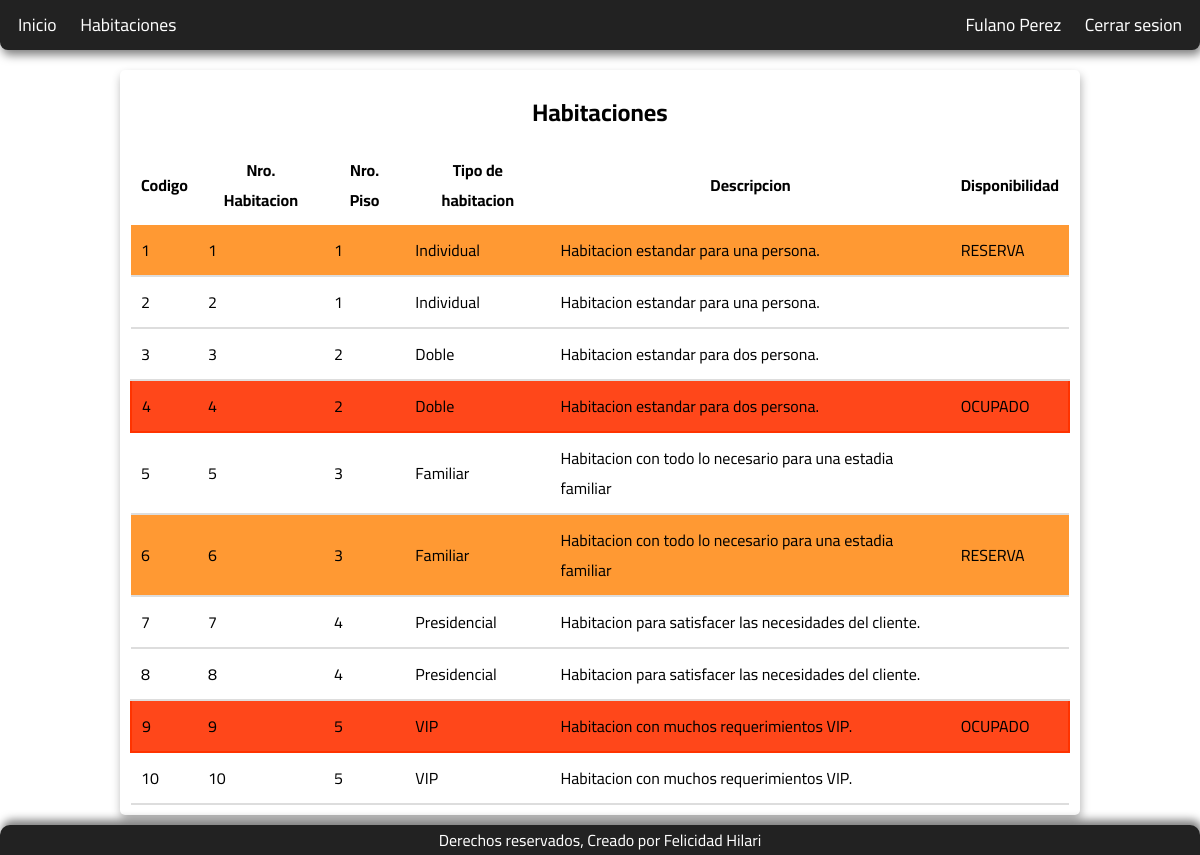
The app's page /habitaciones (signed in) with its own data.
### tables this page shows
CREATE TABLE `HABITACION`
(
	`COD_HABITACION` INT AUTO_INCREMENT NOT NULL,
	`NUMERO` VARCHAR(50) NULL,
	`PISO` INT NULL,
	`TIPO_DISPONIBILIDAD` VARCHAR(50) NULL,
	`TIPO_HABITACION` VARCHAR(50) NULL,
	`DESCRIPCION` VARCHAR(500) NULL,
	CONSTRAINT `PK_HABITACION` PRIMARY KEY (`COD_HABITACION` ASC)
);

### src/Views/View.php (called while the page is built, shortened)
<?php
class View
{
  private $data;
  private $basePath;
  public function __construct(string $basePath = '')
  {
    $this->data = [];
  }
  public function getBasePath()
  {
    return $this->basePath;
  }
  public function setBasePath(string $basePath)
  {
    $this->basePath = $basePath;
    return $this;
  }
  public function get(string $name)
  {
    return $this->data[$name];
  }
  public function render(string $viewName, array $data = []): void
  {
    $this->data = $data;
    $viewFile = VIEWS . $viewName . '.php';
    require $viewFile;
  }
}

### src/Controllers/Controller.php (called while the page is built, shortened)
<?php
class Controller
{
  protected $view;
  public function __construct()
  {
    $this->view = new View();
  }
  public function render(string $viewName, array $data = [])
  {
    $this->view->render($viewName, $data);
  }
}

### src/Controllers/HabitacionController.php (called while the page is built, shortened)
<?php
class HabitacionController extends Controller
{
  public function __construct()
  {
    $this->model = new HabitacionModel();
  }
  public function getAll(Request $request, Response $response): Response
  {
    $habitaciones = $this->model->getAll();
    $this->render('Habitacion/index', ["habitaciones" => $habitaciones]);
    return $response->withStatusCode(StatusCode::OK);
  }
}

### public/index.php (called while the page is built, shortened)
<?php
require __DIR__ . '/../app/autoload.php';
$basePath = str_replace('/' . basename(PATH_PUBLIC), '', $_SERVER['SCRIPT_NAME']);
$app = new App($basePath);
$app->get('/', HomeController::class);
$app->get('/login', [LoginController::class, 'login']);
$app->get('/logout', [LoginController::class, 'logout']);
$app->post('/login', [LoginController::class, 'auth']);
$app->get('/register', [LoginController::class, 'register']);
$app->post('/register', [LoginController::class, 'save']);
$app->get('/habitaciones', [HabitacionController::class, 'getAll']);
$app->get('/clientes', [ClienteController::class, 'getAll']);
$app->get('/perfil', [PerfilController::class, 'perfil']);
$app->run();

### src/Models/Model.php (called while the page is built, shortened)
<?php
class Model
{
  protected $database;
  public function __construct()
  {
    $this->database = new Database();
  }
  protected function selectAllFrom(string $tableName): PDOStatement
  {
    $connection = $this->database->connect();
    $query = "SELECT * FROM $tableName";
    $prepare = $connection->prepare($query);
    $prepare->execute();
    return $prepare;
  }
}

### src/Models/HabitacionModel.php (called while the page is built, shortened)
<?php
class HabitacionModel extends Model implements CrudInterface
{
  public function getAll(): array
  {
    $resultOfQuery = $this->selectAllFrom(self::ENTITIE_NAME);
    return $resultOfQuery->fetchAll(\PDO::FETCH_CLASS, Habitacion::class);
  }
}

### app/autoload.php (called while the page is built, shortened)
<?php
function autoload($class)
{
  $file = SRC . str_replace('\\', '/', $class) . '.php';
}

### src/Entities/Habitacion.php (called while the page is built, shortened)
<?php
class Habitacion extends Entitie
{
  private $COD_HABITACION;
  private $NUMERO;
  private $PISO;
  private $TIPO_DISPONIBILIDAD;
  private $TIPO_HABITACION;
  private $DESCRIPCION;
  public function getDescripcion()
  {
    return $this->DESCRIPCION;
  }
  public function getTipoHabitacion()
  {
    return $this->TIPO_HABITACION;
  }
  public function getTipoDisponibilidad()
  {
    return $this->TIPO_DISPONIBILIDAD;
  }
  public function getPiso()
  {
    return $this->PISO;
  }
  public function getNumero()
  {
    return $this->NUMERO;
  }
  public function getId()
  {
    return $this->COD_HABITACION;
  }
}

### src/Views/Habitacion/index.php (the view)
<!DOCTYPE html>
<html lang="es">
<head>
  <?php require VIEWS . 'Templates/Head.php'; ?>
</head>
<body style="background: url(<?= SERVER_HOST . $this->getBasePath() . '/img/bg-login.jpg' ?>)">
  <div class="root">
    <?php require VIEWS . 'Templates/Header.php'; ?>
    <div class="container">
      <div class="box">
        <div class="row-title">
          <h2>Habitaciones</h2>
        </div>
        <table class="table">
          <thead class="table-head">
            <tr>
              <th>Codigo</th>
              <th>Nro. Habitacion</th>
              <th>Nro. Piso</th>
              <th>Tipo de habitacion</th>
              <th>Descripcion</th>
              <th>Disponibilidad</th>
            </tr>
          </thead>
          <tbody class="table-body">
            <?php foreach ($this->get('habitaciones') as $habitacion) : ?>
              <tr class="<?= strtolower($habitacion->getTipoDisponibilidad()) ?>">
                <td><?= $habitacion->getId() ?></td>
                <td> <?= $habitacion->getNumero() ?></td>
                <td> <?= $habitacion->getPiso() ?></td>
                <td> <?= $habitacion->getTipoHabitacion() ?></td>
                <td> <?= $habitacion->getDescripcion() ?></td>
                <td> <?= $habitacion->getTipoDisponibilidad() ?></td>
              </tr>
            <?php endforeach ?>
          </tbody>
        </table>
      </div>
    </div>
    <?php require VIEWS . 'Templates/Footer.php'; ?>
  </div>
</body>
</html>

### public/styles/app.css (style rules this page uses)
* { box-sizing: border-box; margin: 0; padding: 0; }
body { font-family: "Cairo", sans-serif; }

### public/styles/barnav.css (style rules this page uses)
.root { display: grid; min-height: 100vh; grid-template-rows: auto 1fr auto; }

### public/styles/containers.css (style rules this page uses)
.container { width: 100%; display: flex; align-content: center; }
.container .box { background-color: #fff; margin: auto; padding: 10px; margin-top: 20px; margin-bottom: 10px; max-width: 1000px; width: 80%; border-radius: 5px; box-shadow: 1px 5px 10px rgba(0, 0, 0, 0.3); }
.container .box .row-title { display: flex; justify-content: space-evenly; margin: 10px; }

### public/styles/tables.css (style rules this page uses)
.container .box .table { margin: auto; border-collapse: collapse; border-radius: 5px; }
.container .box .table .table-head tr th , .container .box .table .table-body tr td { margin: 10px; padding: 10px; }
.container .box .table .table-body tr { border-bottom: 2px solid #ddd; transition: 0.3s; border-radius: 5px; }
.container .box .table .table-body .reserva { background: #f93; }
.container .box .table .table-body .ocupado { background: #ff471a; border: 2px solid #f30; }

### records on screen
habitacion: COD_HABITACION "1", NUMERO "1", PISO "1", TIPO_HABITACION "Individual", DESCRIPCION "Habitacion estandar para una persona.", TIPO_DISPONIBILIDAD "RESERVA"
habitacion: COD_HABITACION "2", NUMERO "2", PISO "1", TIPO_HABITACION "Individual", DESCRIPCION "Habitacion estandar para una persona."
habitacion: COD_HABITACION "3", NUMERO "3", PISO "2", TIPO_HABITACION "Doble", DESCRIPCION "Habitacion estandar para dos persona."
habitacion: COD_HABITACION "4", NUMERO "4", PISO "2", TIPO_HABITACION "Doble", DESCRIPCION "Habitacion estandar para dos persona.", TIPO_DISPONIBILIDAD "OCUPADO"
habitacion: COD_HABITACION "5", NUMERO "5", PISO "3", TIPO_HABITACION "Familiar", DESCRIPCION "Habitacion con todo lo necesario para una estadia familiar"
habitacion: COD_HABITACION "6", NUMERO "6", PISO "3", TIPO_HABITACION "Familiar", DESCRIPCION "Habitacion con todo lo necesario para una estadia familiar", TIPO_DISPONIBILIDAD "RESERVA"
habitacion: COD_HABITACION "7", NUMERO "7", PISO "4", TIPO_HABITACION "Presidencial", DESCRIPCION "Habitacion para satisfacer las necesidades del cliente."
habitacion: COD_HABITACION "8", NUMERO "8", PISO "4", TIPO_HABITACION "Presidencial", DESCRIPCION "Habitacion para satisfacer las necesidades del cliente."
habitacion: COD_HABITACION "9", NUMERO "9", PISO "5", TIPO_HABITACION "VIP", DESCRIPCION "Habitacion con muchos requerimientos VIP.", TIPO_DISPONIBILIDAD "OCUPADO"
habitacion: COD_HABITACION "10", NUMERO "10", PISO "5", TIPO_HABITACION "VIP", DESCRIPCION "Habitacion con muchos requerimientos VIP."

### other values on screen
$cliente->getNombres() "Fulano"
$cliente->getPaterno() "Perez"
